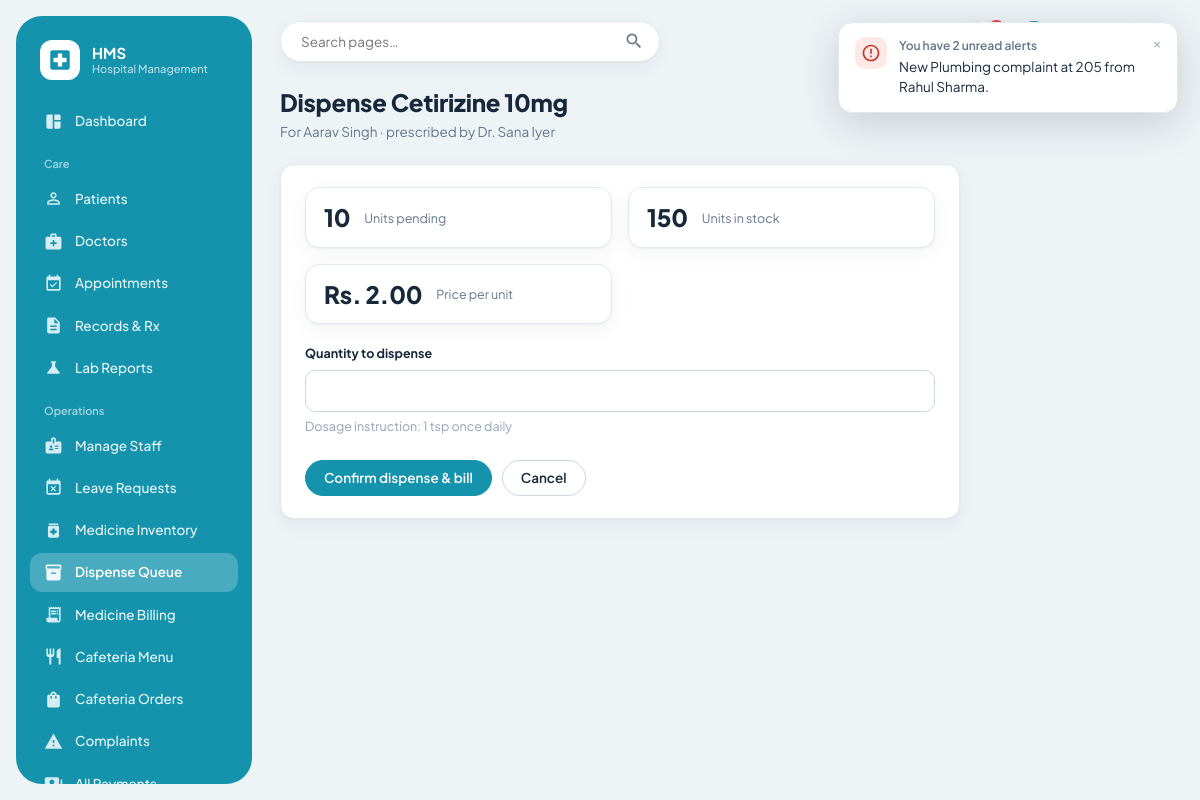
The app's page /pharmacy/dispense/1 (signed in) with its own data.
### models.py (models this page shows, shortened)
class Medicine(db.Model):
    __tablename__ = "medicines"
    id = db.Column(db.Integer, primary_key=True)
    name = db.Column(db.String(120), nullable=False)
    category = db.Column(db.String(80))
    stock_qty = db.Column(db.Integer, default=0)
    price = db.Column(db.Float, nullable=False)
    expiry_date = db.Column(db.Date, nullable=False)
    created_at = db.Column(db.DateTime, default=datetime.utcnow)

class Patient(db.Model):
    __tablename__ = "patients"
    id = db.Column(db.Integer, primary_key=True)
    name = db.Column(db.String(120), nullable=False)
    age = db.Column(db.Integer, nullable=False)
    gender = db.Column(db.String(20), nullable=False)
    phone = db.Column(db.String(20))
    address = db.Column(db.String(255))
    created_at = db.Column(db.DateTime, default=datetime.utcnow)
    appointments = db.relationship("Appointment", backref="patient", lazy=True, cascade="all, delete-orphan")
    medical_records = db.relationship("MedicalRecord", backref="patient", lazy=True, cascade="all, delete-orphan")

class Doctor(db.Model):
    __tablename__ = "doctors"
    id = db.Column(db.Integer, primary_key=True)
    name = db.Column(db.String(120), nullable=False)
    specialization = db.Column(db.String(120), nullable=False)
    phone = db.Column(db.String(20))
    available_days = db.Column(db.String(120))   # e.g. "Mon,Wed,Fri"
    available_time = db.Column(db.String(60))    # e.g. "10:00 - 14:00"
    consultation_fee = db.Column(db.Float, default=500.0)
    created_at = db.Column(db.DateTime, default=datetime.utcnow)
    appointments = db.relationship("Appointment", backref="doctor", lazy=True)
    medical_records = db.relationship("MedicalRecord", backref="doctor", lazy=True)

class PrescriptionItem(db.Model):
    __tablename__ = "prescription_items"
    id = db.Column(db.Integer, primary_key=True)
    prescription_id = db.Column(db.Integer, db.ForeignKey("prescriptions.id"), nullable=False)
    medicine_id = db.Column(db.Integer, db.ForeignKey("medicines.id"), nullable=False)
    dosage = db.Column(db.String(120))     # e.g. "1 tablet twice a day"
    quantity = db.Column(db.Integer, nullable=False)
    dispensed_qty = db.Column(db.Integer, default=0)
    medicine = db.relationship("Medicine", backref="prescription_items")
    @property
    def pending_qty(self):
        return self.quantity - self.dispensed_qty

### routes/pharmacy.py (the view, shortened to what this page needs)
@pharmacy_bp.route("/dispense/<int:item_id>", methods=["GET", "POST"])
def dispense_item(item_id):
    item = PrescriptionItem.query.get_or_404(item_id)
    medicine = item.medicine
    return render_template("dispense/form.html", item=item, medicine=medicine)

### models.py (called while the page is built)
    @property
    def patient(self):
        return self.medical_record.patient

    @property
    def doctor(self):
        return self.medical_record.doctor

### routes/auth_utils.py (called while the page is built)
def get_current_user():
    if "user_id" not in session:
        return None
    if not hasattr(g, "_current_user"):
        g._current_user = User.query.get(session["user_id"])
    return g._current_user

def login_required(roles=None):
    def decorator(view_func):
        @wraps(view_func)
        def wrapped(*args, **kwargs):
            user = get_current_user()
            if user is None:
                flash("Please log in to continue.", "error")
                return redirect(url_for("auth.portal"))
            if roles and user.role not in roles:
                flash("You don't have access to that page.", "error")
                return redirect(url_for("auth.dashboard_redirect"))
            return view_func(*args, **kwargs)
        return wrapped
    return decorator

### templates/dispense/form.html (shortened to what this page needs)
{% extends "base.html" %}
{% block content %}
<div class="page-header">
  <div>
    <h2>Dispense {{ medicine.name }}</h2>
    <p class="subtitle">For {{ item.prescription.patient.name }} &middot; prescribed by Dr. {{ item.prescription.doctor.name }}</p>
  </div>
</div>
<div class="panel form-panel">
  <div class="stat-grid" style="margin-bottom: 20px;">
    <div class="stat-card">
      <span class="value">{{ item.pending_qty }}</span>
      <span class="label">Units pending</span>
    </div>
    <div class="stat-card">
      <span class="value">{{ medicine.stock_qty }}</span>
      <span class="label">Units in stock</span>
    </div>
    <div class="stat-card">
      <span class="value">Rs. {{ "%.2f"|format(medicine.price) }}</span>
      <span class="label">Price per unit</span>
    </div>
  </div>
  <form method="post">
    <div class="field">
      <label for="quantity">Quantity to dispense</label>
      <input type="number" id="quantity" name="quantity" min="1" max="{{ [item.pending_qty, medicine.stock_qty]|min }}" required>
      <p class="hint">Dosage instruction: {{ item.dosage or 'not specified' }}</p>
    </div>
    <div class="form-actions">
      <button class="btn btn-primary" type="submit">Confirm dispense &amp; bill</button>
      <a class="btn" href="{{ url_for('pharmacy.dispense_queue') }}">Cancel</a>
    </div>
  </form>
</div>
{% endblock %}

### static/css/style.css (style rules this page uses)
:root { --bg: #EEF3F6; --panel: #FFFFFF; --panel-soft: #F6FAFB; --ink: #17283A; --muted-ink: #62768A; --faint-ink: #93A3B3; --primary: #1593AD; --primary-dark: #0F7A91; --primary-soft: #E2F3F7; --primary-ink: #0B5E70; --sidebar: #1593AD; --sidebar-ink: #E8F7FA; --sidebar-active: rgba(255, 255, 255, 0.22); --border: #E1E9EE; --border-strong: #CBD7DF; --alert: #C0392B; --alert-bg: #FDE9E6; --alert-border: #F4C6BF; --success: #228B5B; --success-bg: #DDF5E7; --success-border: #B7E6CB; --warn: #A9690B; --warn-bg: #FDF0D0; --warn-border: #F2DB9C; --info-bg: #E2F3F7; --info: #0F7A91; --radius: 14px; --radius-sm: 10px; --shadow: 0 1px 2px rgba(23, 40, 58, 0.04), 0 6px 20px rgba(23, 40, 58, 0.05); --shadow-pop: 0 10px 40px rgba(23, 40, 58, 0.18); --font-ui: "Plus Jakarta Sans", "Nunito Sans", -apple-system, "Segoe UI", system-ui, sans-serif; --font-mono: "IBM Plex Mono", "SFMono-Regular", Menlo, Consolas, monospace; }
* { box-sizing: border-box; }
html, body { margin: 0; padding: 0; background: var(--bg); color: var(--ink); font-family: var(--font-ui); font-size: 14.5px; line-height: 1.5; -webkit-font-smoothing: antialiased; }
a { color: var(--primary-dark); text-decoration: none; }
.page-header { display: flex; align-items: center; justify-content: space-between; margin-bottom: 22px; gap: 16px; flex-wrap: wrap; }
.page-header h2 { font-size: 24px; font-weight: 800; margin: 0 0 2px; letter-spacing: -0.01em; }
.page-header .subtitle { color: var(--muted-ink); font-size: 13.5px; margin: 0; max-width: 640px; }
.btn { display: inline-flex; align-items: center; justify-content: center; gap: 7px; padding: 10px 18px; border-radius: 999px; border: 1px solid var(--border-strong); background: var(--panel); color: var(--ink); font-size: 13.5px; font-weight: 600; font-family: inherit; cursor: pointer; line-height: 1.1; }
.btn-primary { background: var(--primary); border-color: var(--primary); color: #fff; }
.panel { background: var(--panel); border: 1px solid var(--border); border-radius: var(--radius); padding: 22px 24px; box-shadow: var(--shadow); }
.stat-grid { display: grid; grid-template-columns: repeat(auto-fit, minmax(210px, 1fr)); gap: 16px; margin-bottom: 22px; }
.stat-card { background: var(--panel); border: 1px solid var(--border); border-radius: var(--radius); padding: 16px 18px; box-shadow: var(--shadow); display: flex; align-items: center; gap: 14px; }
.stat-card .value { font-size: 24px; font-weight: 800; line-height: 1.1; display: block; letter-spacing: -0.01em; }
.stat-card .label { font-size: 12.5px; color: var(--muted-ink); display: block; margin-top: 2px; }
.panel > table, .panel { overflow-x: auto; }
.form-panel { max-width: 680px; }
.field { margin-bottom: 18px; }
.field label { display: block; font-size: 12.5px; font-weight: 700; margin-bottom: 7px; color: var(--ink); }
.field input, .field select, .field textarea, select, input[type="text"].plain { width: 100%; padding: 11px 14px; border: 1px solid var(--border-strong); border-radius: var(--radius-sm); font-family: inherit; font-size: 14px; color: var(--ink); background: var(--panel); }
.form-actions { display: flex; gap: 10px; margin-top: 24px; }
.hint { font-size: 12.5px; color: var(--faint-ink); margin: 5px 0 0; }

### records on screen
Medicine: name "Cetirizine 10mg", stock_qty "150", price "2.00"
Patient: prescription.patient.name "Aarav Singh"
Doctor: prescription.doctor.name "Sana Iyer"
PrescriptionItem: pending_qty "10", dosage "1 tsp once daily"
